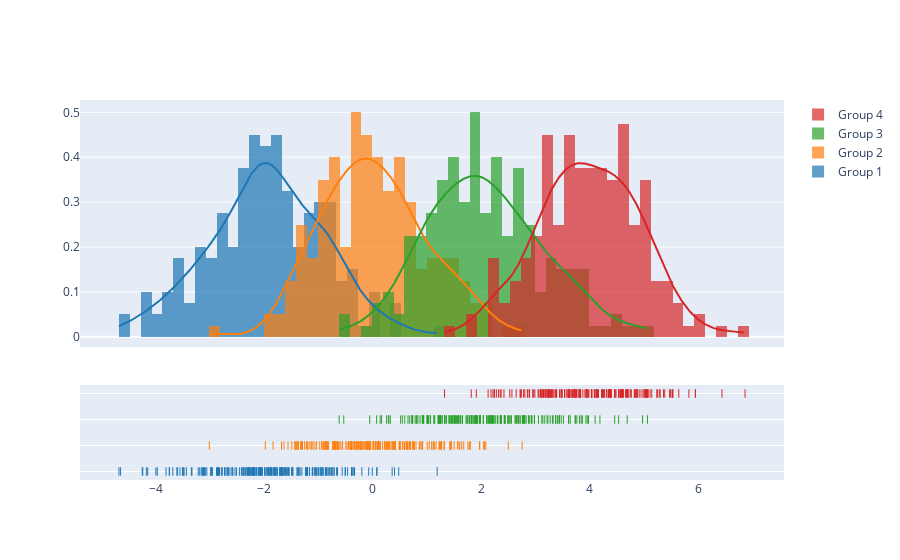

This figure's notebook cell:
### Code cell
import plotly.figure_factory as ff

# Add histogram data
x1 = np.random.randn(200) - 2
x2 = np.random.randn(200)
x3 = np.random.randn(200) + 2
x4 = np.random.randn(200) + 4

# Group data together
hist_data = [x1, x2, x3, x4]

group_labels = ['Group 1', 'Group 2', 'Group 3', 'Group 4']

# Create distplot with custom bin_size
fig = ff.create_distplot(hist_data, group_labels, bin_size=.2)
fig.show()

### Figure 1 — Plotly figure (JSON) as saved in the notebook; plotly's stock layout.template omitted (floating-point values rounded to 4 significant figures; data arrays with more than 128 entries replaced by an {"elided": "..."} marker saying what was removed)
{"data": [{"autobinx": false, "histnorm": "probability density", "legendgroup": "Group 1", "marker": {"color": "rgb(31, 119, 180)"}, "name": "Group 1", "opacity": 0.7, "type": "histogram", "x": {"elided": "200 float values"}, "xaxis": "x", "xbins": {"end": 1.187, "size": 0.2, "start": -4.673}, "yaxis": "y"}, {"autobinx": false, "histnorm": "probability density", "legendgroup": "Group 2", "marker": {"color": "rgb(255, 127, 14)"}, "name": "Group 2", "opacity": 0.7, "type": "histogram", "x": {"elided": "200 float values"}, "xaxis": "x", "xbins": {"end": 2.752, "size": 0.2, "start": -3.008}, "yaxis": "y"}, {"autobinx": false, "histnorm": "probability density", "legendgroup": "Group 3", "marker": {"color": "rgb(44, 160, 44)"}, "name": "Group 3", "opacity": 0.7, "type": "histogram", "x": {"elided": "200 float values"}, "xaxis": "x", "xbins": {"end": 5.061, "size": 0.2, "start": -0.6169}, "yaxis": "y"}, {"autobinx": false, "histnorm": "probability density", "legendgroup": "Group 4", "marker": {"color": "rgb(214, 39, 40)"}, "name": "Group 4", "opacity": 0.7, "type": "histogram", "x": {"elided": "200 float values"}, "xaxis": "x", "xbins": {"end": 6.858, "size": 0.2, "start": 1.322}, "yaxis": "y"}, {"legendgroup": "Group 1", "marker": {"color": "rgb(31, 119, 180)"}, "mode": "lines", "name": "Group 1", "showlegend": false, "type": "scatter", "x": {"elided": "500 float values"}, "xaxis": "x", "y": {"elided": "500 float values"}, "yaxis": "y"}, {"legendgroup": "Group 2", "marker": {"color": "rgb(255, 127, 14)"}, "mode": "lines", "name": "Group 2", "showlegend": false, "type": "scatter", "x": {"elided": "500 float values"}, "xaxis": "x", "y": {"elided": "500 float values"}, "yaxis": "y"}, {"legendgroup": "Group 3", "marker": {"color": "rgb(44, 160, 44)"}, "mode": "lines", "name": "Group 3", "showlegend": false, "type": "scatter", "x": {"elided": "500 float values"}, "xaxis": "x", "y": {"elided": "500 float values"}, "yaxis": "y"}, {"legendgroup": "Group 4", "marker": {"color": "rgb(214, 39, 40)"}, "mode": "lines", "name": "Group 4", "showlegend": false, "type": "scatter", "x": {"elided": "500 float values"}, "xaxis": "x", "y": {"elided": "500 float values"}, "yaxis": "y"}, {"legendgroup": "Group 1", "marker": {"color": "rgb(31, 119, 180)", "symbol": "line-ns-open"}, "mode": "markers", "name": "Group 1", "showlegend": false, "type": "scatter", "x": {"elided": "200 float values"}, "xaxis": "x", "y": {"elided": "200 str values"}, "yaxis": "y2"}, {"legendgroup": "Group 2", "marker": {"color": "rgb(255, 127, 14)", "symbol": "line-ns-open"}, "mode": "markers", "name": "Group 2", "showlegend": false, "type": "scatter", "x": {"elided": "200 float values"}, "xaxis": "x", "y": {"elided": "200 str values"}, "yaxis": "y2"}, {"legendgroup": "Group 3", "marker": {"color": "rgb(44, 160, 44)", "symbol": "line-ns-open"}, "mode": "markers", "name": "Group 3", "showlegend": false, "type": "scatter", "x": {"elided": "200 float values"}, "xaxis": "x", "y": {"elided": "200 str values"}, "yaxis": "y2"}, {"legendgroup": "Group 4", "marker": {"color": "rgb(214, 39, 40)", "symbol": "line-ns-open"}, "mode": "markers", "name": "Group 4", "showlegend": false, "type": "scatter", "x": {"elided": "200 float values"}, "xaxis": "x", "y": {"elided": "200 str values"}, "yaxis": "y2"}], "layout": {"barmode": "overlay", "hovermode": "closest", "legend": {"traceorder": "reversed"}, "xaxis": {"anchor": "y2", "domain": [0.0, 1.0], "zeroline": false}, "yaxis": {"anchor": "free", "domain": [0.35, 1], "position": 0.0}, "yaxis2": {"anchor": "x", "domain": [0, 0.25], "dtick": 1, "showticklabels": false}}}
